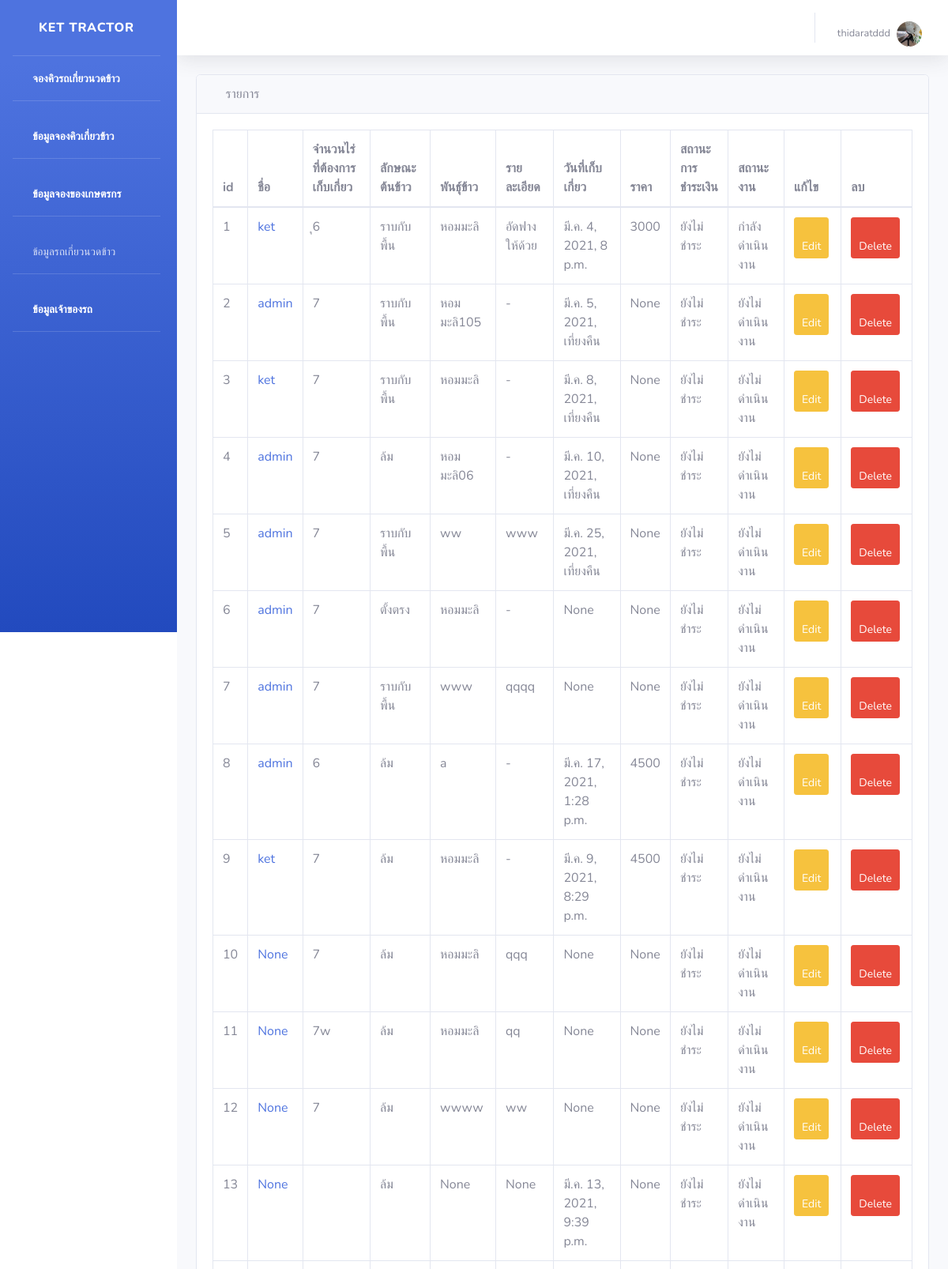
The page /farmerWork (signed in, upper part) on the database as committed earlier.
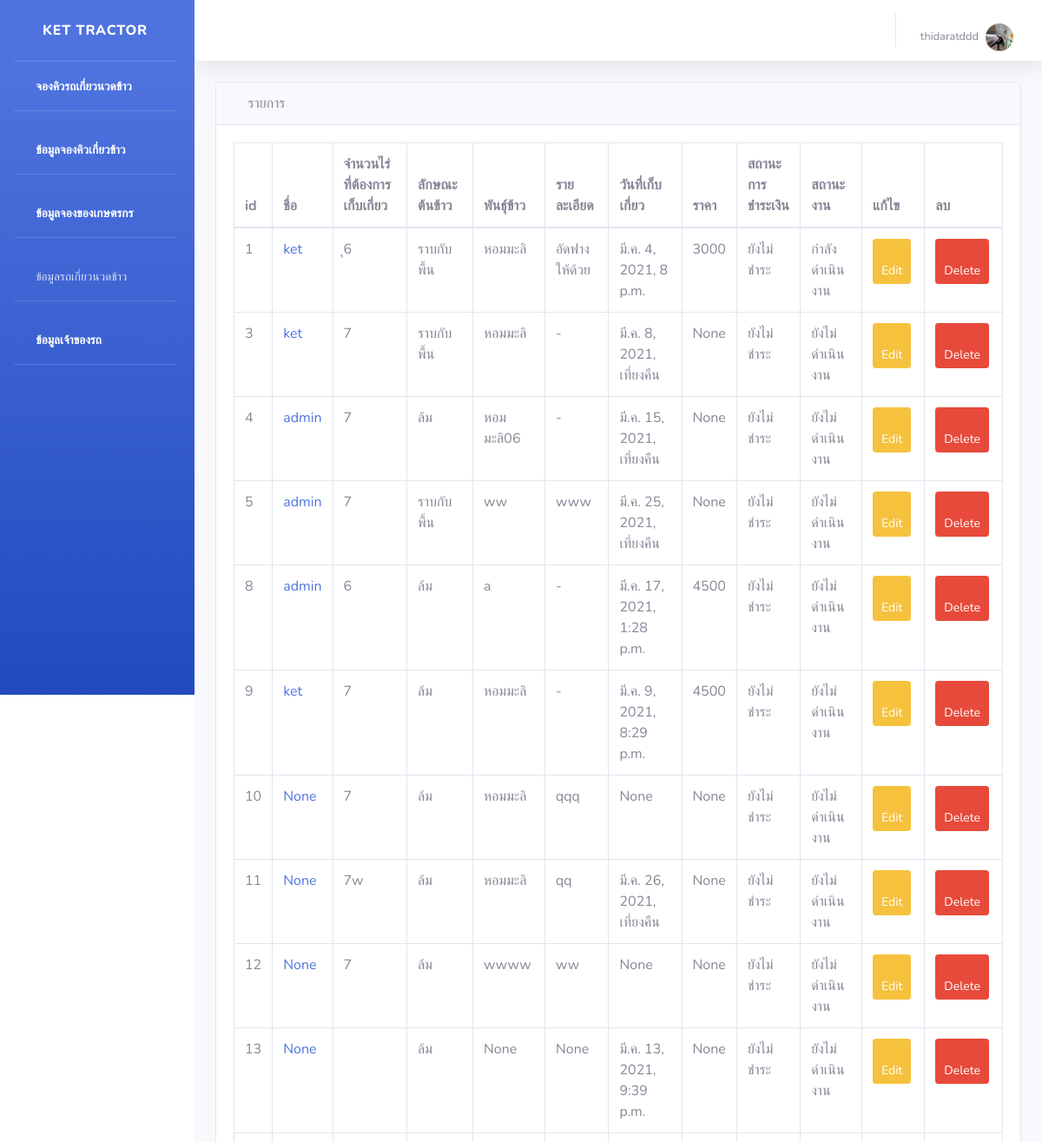
The same page on the database as committed later.
### api/models.py (models this page shows, shortened)
class Work(models.Model):
    farmer_name = models.ForeignKey(Farmer, on_delete=models.CASCADE, null=True,  verbose_name='เกษตรกร')
    lat = models.CharField(max_length=1000, verbose_name='ละติจูด')
    lng = models.CharField(max_length=1000, verbose_name='ลองติจูด')
    area = models.CharField(max_length=1000, verbose_name='พื้นที่ (ไร่)')
    rice_type = models.ForeignKey(Rice_type, on_delete=models.CASCADE, null=True, default=1, verbose_name='ลักษณะข้าวที่จะให้เกี่ยว')
    rice = models.CharField(max_length=1000, null=True, verbose_name='พันธุ์ข้าว')
    start_time = models.DateTimeField(blank=True, null=True)
    end_time = models.DateTimeField(blank=True, null=True)
    workDetail = models.TextField(max_length=1000, null=True,  verbose_name='รายละเอียด')
    price = models.CharField(max_length=1000, null=True, verbose_name='จำนวนเงิน (บาท)')
    money_status = models.ForeignKey(Money_status, on_delete=models.CASCADE, default=1,null=True, verbose_name='สถานะการชำระเงิน') # ให้นิยามเพิ่มเติม
    work_status = models.ForeignKey(Work_status, on_delete=models.CASCADE, default=1,null=True, verbose_name='สถานะงาน') # รับ ไม่รับ จ่าย
    class Meta:
        verbose_name = 'งานที่ต้องเก็บเกี่ยว'

class Farmer(AbstractUser):
    id = models.AutoField(primary_key=True)
    farmer_name = models.CharField(max_length=1000, verbose_name = 'ชื่อ-สกุล')
    image = models.ImageField(upload_to='images/farmer',verbose_name = 'รูปโปรไฟล์')
    address = models.CharField(max_length=1000, verbose_name = 'ที่อยู่')
    phone = models.CharField(max_length=1000, verbose_name = 'เบอร์โทรศัพท์')
    email = models.CharField(max_length=1000)
    password = models.CharField(max_length=1000)
    def __str__(self):
        return f'{self.username} '
    class Meta:
        verbose_name = 'เกษตรกร'

class Rice_type(models.Model):
    id = models.AutoField(primary_key=True)
    rice_type = models.CharField(max_length=100)
    def __str__(self):
         return f'{self.rice_type}'
    class Meta:
        verbose_name = 'ลักษณะข้าวที่จะให้เกี่ยว'

class Money_status(models.Model):
    id = models.AutoField(primary_key=True)
    money_status = models.CharField(max_length=100, verbose_name = 'สถานะการชำระเงิน')
    def __str__(self):
         return f'{self.money_status}'
    class Meta:
        verbose_name = 'สถานะการชำระเงิน'

class Work_status (models.Model):
    id = models.AutoField(primary_key=True)
    work_status  = models.CharField(max_length=100, verbose_name="สถานะงาน")
    def __str__(self):
         return f'{self.work_status}'
    class Meta:
        verbose_name = 'สถานะงาน'

### api/views.py (the view)
# urls.py: path('farmerWork',views.farmerWork),
def farmerWork(request):
    farmerWork = Work.objects.all()
    return render(request, 'api/farmerWork.html', {
        'farmerWork': farmerWork,
    })

### api/templates/api/farmerWork.html (shortened to what this page needs)
{% extends 'api/base.html' %}
{% block content %}
<div id="content-wrapper">
  <div class="container-fluid">
      <div class="card mb-3">
          <div class="card-header">
              <i class="fas fa-table"></i>
              รายการ
          </div>
          <div class="card-body">
               <div class="table-responsive">
                  <table class="table table-bordered" id="dataTable" width="100%" cellspacing="0" align="center">
                      <thead>
                      <tr>
                        <th>id</th>
                        <th>ชื่อ</th>
                          <th>จำนวนไร่ที่ต้องการเก็บเกี่ยว</th>
                          <th>ลักษณะต้นข้าว</th>
                          <th>พันธุ์ข้าว</th>
                          <th>รายละเอียด</th>
                          <th>วันที่เก็บเกี่ยว</th>
                          <th>ราคา</th>
                          <th>สถานะการชำระเงิน</th>
                          <th>สถานะงาน</th>
                          <th>แก้ไข</th>
                          <th>ลบ</th>
                      </tr>
                      </thead>
                      <tbody>
                      {% for work in farmerWork %}
                          <tr>
                            <td>{{ work.id }}</td>
                            <td>
                            <a href="farmer/{{work.farmer_name.id}}">{{ work.farmer_name }}</a>
                            </td>
                              <td>{{ work.area }}</td>
                              <td>{{ work.rice_type }}</td>
                              <td>{{ work.rice }}</td>
                              <td>{{ work.workDetail }}</td>
                              <td>{{ work.start_time }}</td>
                              <td>{{ work.price }}</td>
                              <td>{{ work.money_status }}</td>
                              <td>{{ work.work_status }}</td>
                            <td>
                                  <a class="btn btn-sm btn-warning" href="/editShowaddWork/{{work.id}}"> <span class="fa fa-edit"></span> Edit</a>
                              </td>
                              <td><a class="btn btn-sm btn-danger" href="/deleteShowaddWork/{{work.id}}"><span class="fa fa-trash"></span> Delete</a></td>
                          </tr>
                      {% endfor %}
                      </tbody>
                    </table>
                </div>
                </div>
                </div>
                </div>
                {% endblock %}

Rows that differ between the two databases and show on the page:
removed Work: id "2", farmer_name "admin", area "7", rice_type "ราบกับพื้น", rice "หอมมะลิ105", workDetail "-", start_time "มี.ค. 5, 2021, เที่ยงคืน", price "None", money_status "ยังไม่ชำระ", work_status "ยังไม่ดำเนินงาน"
removed Work: id "6", farmer_name "admin", area "7", rice_type "ตั้งตรง", rice "หอมมะลิ", workDetail "-", start_time "None", price "None", money_status "ยังไม่ชำระ", work_status "ยังไม่ดำเนินงาน"
removed Work: id "7", farmer_name "admin", area "7", rice_type "ราบกับพื้น", rice "www", workDetail "qqqq", start_time "None", price "None", money_status "ยังไม่ชำระ", work_status "ยังไม่ดำเนินงาน"
changed Work "หอมมะลิ06": start_time "มี.ค. 10, 2021, เที่ยงคืน" → "มี.ค. 15, 2021, เที่ยงคืน"
changed Work "qq": start_time "None" → "มี.ค. 26, 2021, เที่ยงคืน"
